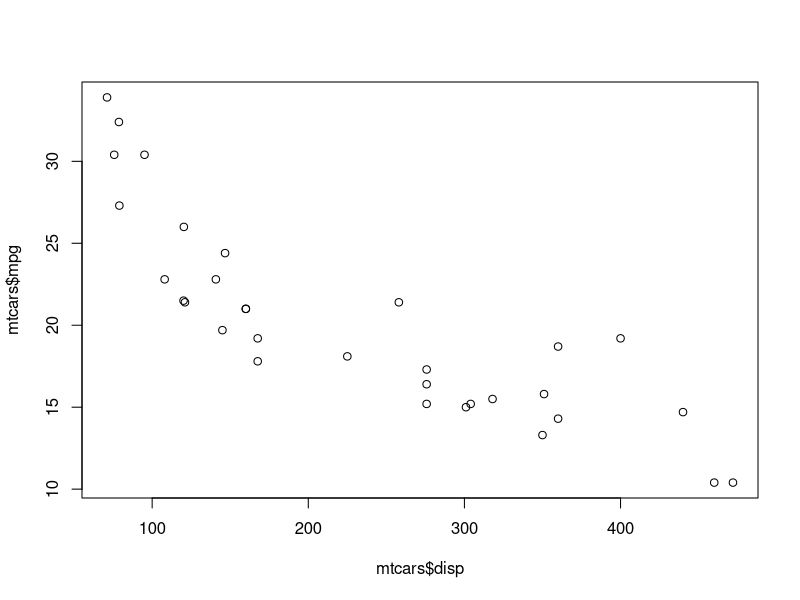
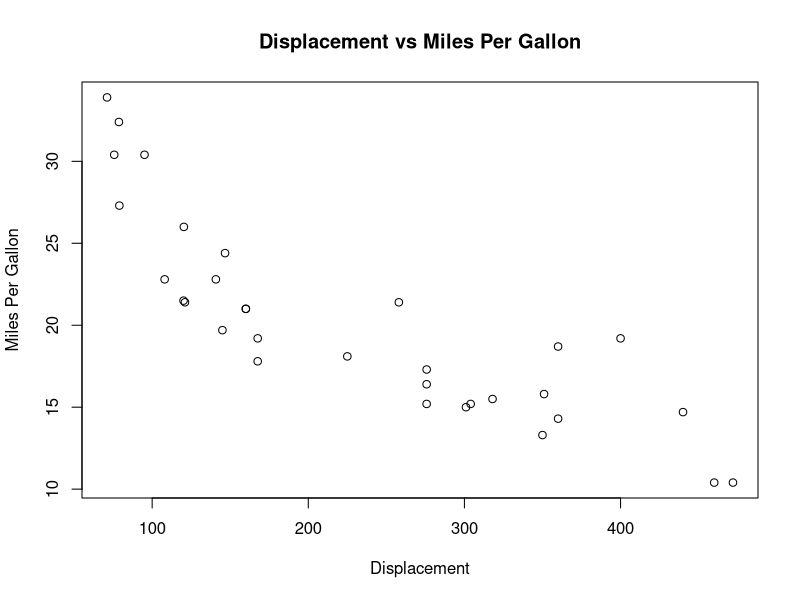
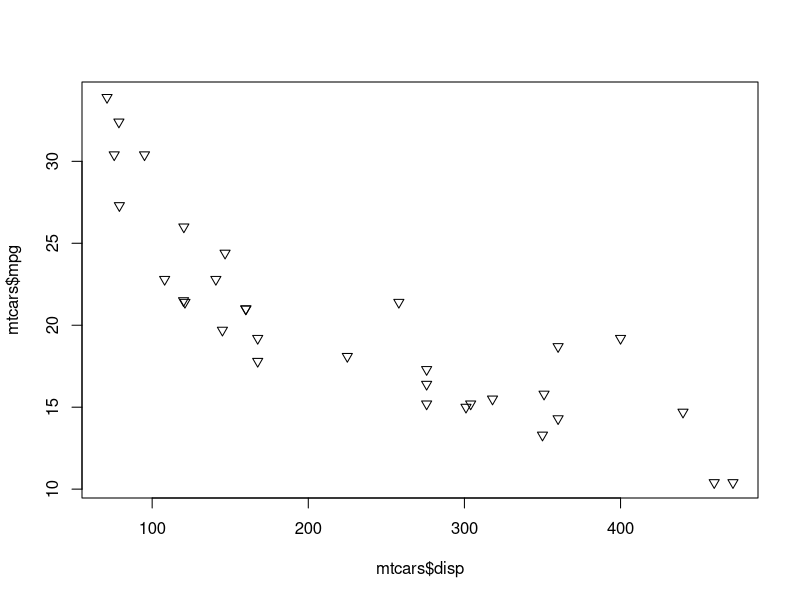
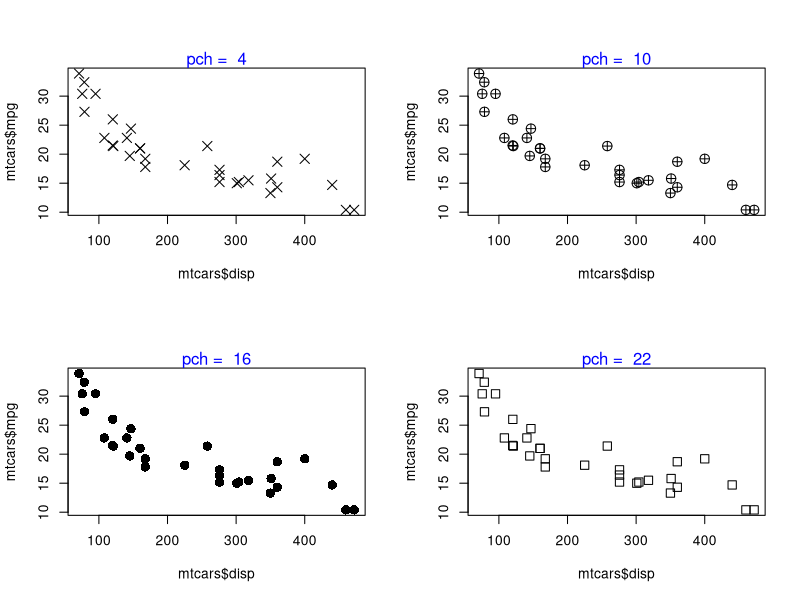
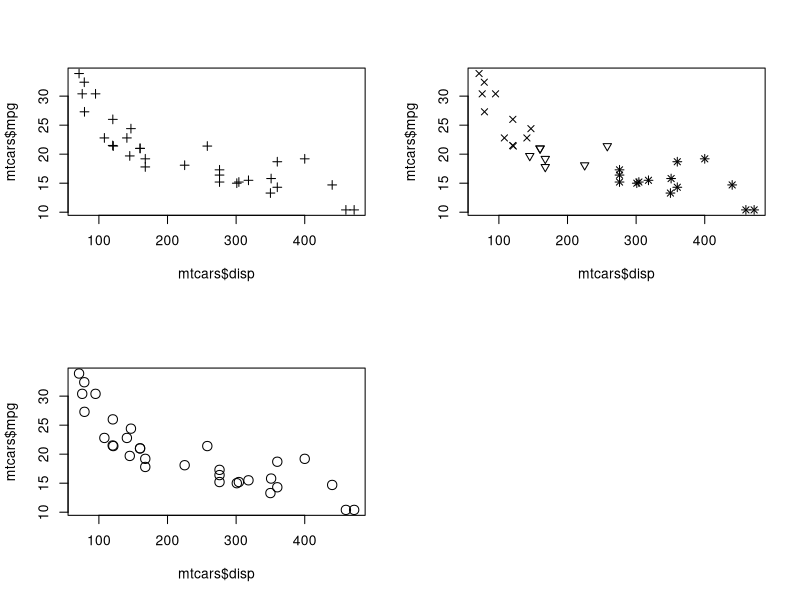
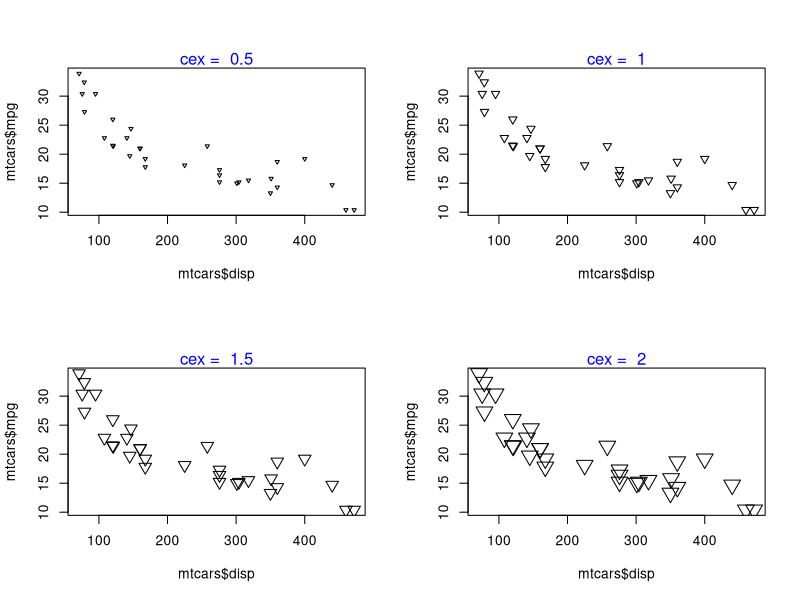
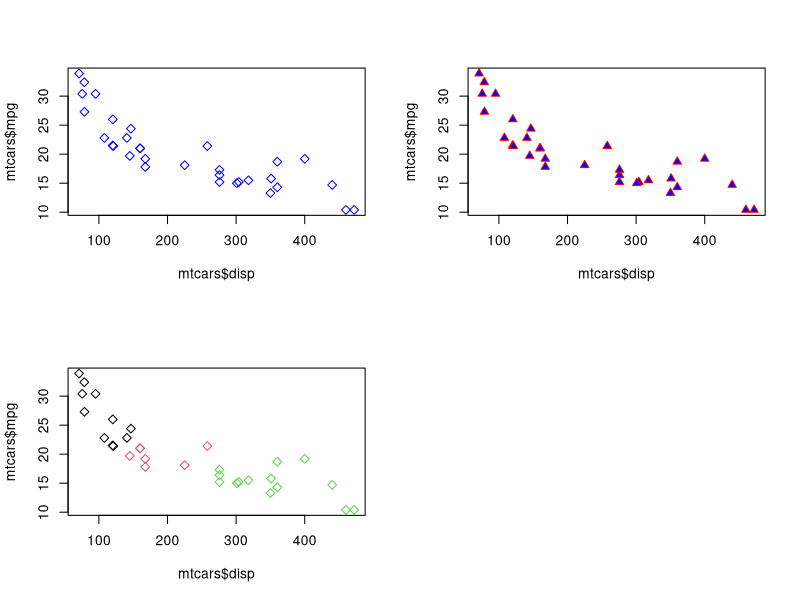

These charts were generated, in order, by the following R code:
## ---- chunk 1
plot(mtcars$disp, mtcars$mpg)
## ---- chunk 2
plot(mtcars$disp, mtcars$mpg,
     main = 'Displacement vs Miles Per Gallon',
     xlab = 'Displacement', ylab = 'Miles Per Gallon')
## ---- chunk 3
# point shape
plot(mtcars$disp, mtcars$mpg, pch = 6)
## ---- chunk 4
init <- par(no.readonly = TRUE)
par(mfrow = c(2, 2))
values <- c(4, 10, 16, 22)
for (i in values) {
    plot(mtcars$disp, mtcars$mpg, pch = i, cex = 1.5)
    mtext(paste("pch = ", i), side = 3, col = "blue")
}
## ---- chunk 5
# shape  based on number of levels of a third variable
plot(mtcars$disp, mtcars$mpg, pch = nlevels(factor(mtcars$cyl)))
## ---- chunk 6
# shape based on a third categorical variable
plot(mtcars$disp, mtcars$mpg, pch = unclass(mtcars$cyl))
## ---- chunk 7
# point size
plot(mtcars$disp, mtcars$mpg, cex = 1.5)
## ---- chunk 8
# different point sizes
init <- par(no.readonly = TRUE)
par(mfrow = c(2, 2))
values <- c(0.5, 1, 1.5, 2)
for (i in values) {
    plot(mtcars$disp, mtcars$mpg, pch = 6, cex = i)
    mtext(paste("cex = ", i), side = 3, col = "blue")
}
## ---- chunk 9
# shape between 0 and 21
plot(mtcars$disp, mtcars$mpg, pch = 5, col = 'blue', bg = 'red')
## ---- chunk 10
# shape between 0 and 21
plot(mtcars$disp, mtcars$mpg, pch = 24, col = 'red', bg = 'blue')
## ---- chunk 11
# color based on a third variable
plot(mtcars$disp, mtcars$mpg, pch = 5, col = factor(mtcars$cyl))
